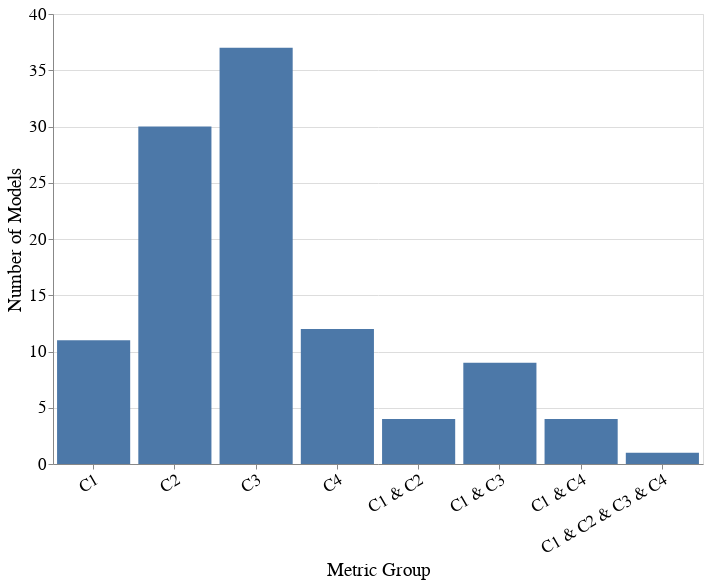

This figure's notebook cell:
### Markdown cell above
## Figure 6. Responsible model selection

### Code cell
metrics_value_range_dct = {
    'Accuracy': [0.91, 0.93], # C1
    'Equalized_Odds_FPR': [-0.27, 0.0], # C2
    'Label_Stability': [0.92, 1.0], # C3
    'Label_Stability_Ratio': [0.95, 1.05], # C4
    'Accuracy&Equalized_Odds_FPR': None, # C1 + C2
    'Accuracy&Label_Stability': None, # C1 + C3
    'Accuracy&Label_Stability_Ratio': None, # C1 + C4
    'Accuracy&Equalized_Odds_FPR&Label_Stability&Label_Stability_Ratio': None, # C1 + C2 + C3 + C4
}
create_bar_plot_for_model_selection(melted_all_subgroup_metrics_per_model_dct,
                                    melted_all_group_metrics_per_model_dct,
                                    metrics_value_range_dct,
                                    group='male&race')

### Figure 1 — Vega-Lite specification as saved in the notebook (floating-point values rounded to 4 significant figures)
{"config": {"view": {"continuousWidth": 400, "continuousHeight": 300}, "axis": {"labelFontSize": 17, "labelFontWeight": "normal", "titleFontSize": 19, "titleFontWeight": "normal"}, "title": {"fontSize": 17}}, "data": {"name": "data-e8f2bfd42e5079afd82d6105054fcb1c"}, "mark": "bar", "encoding": {"x": {"axis": {"labelAngle": -30}, "field": "Metric Group", "sort": {"field": "Position", "order": "ascending"}, "type": "nominal"}, "y": {"field": "Number of Models", "type": "quantitative"}}, "height": 450, "width": 650, "$schema": "https://vega.github.io/schema/vega-lite/v4.17.0.json", "datasets": {"data-e8f2bfd42e5079afd82d6105054fcb1c": [{"Metric Group": "C1", "Number of Models": 11, "Position": 0}, {"Metric Group": "C2", "Number of Models": 30, "Position": 1}, {"Metric Group": "C3", "Number of Models": 37, "Position": 2}, {"Metric Group": "C4", "Number of Models": 12, "Position": 3}, {"Metric Group": "C1 & C2", "Number of Models": 4, "Position": 4}, {"Metric Group": "C1 & C3", "Number of Models": 9, "Position": 5}, {"Metric Group": "C1 & C4", "Number of Models": 4, "Position": 6}, {"Metric Group": "C1 & C2 & C3 & C4", "Number of Models": 1, "Position": 7}]}}
